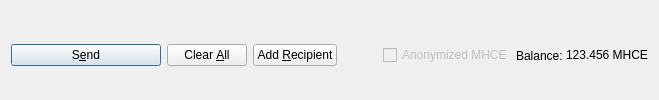
         <widget class="QFrame" name="frame_Send">
          <layout class="QHBoxLayout" name="horizontalLayout">
           <property name="bottomMargin">
            <number>0</number>
           </property>
           <item>
            <widget class="QPushButton" name="sendButton">
             <property name="minimumSize">
              <size>
               <width>150</width>
               <height>0</height>
              </size>
             </property>
             <property name="toolTip">
              <string>Confirm the send action</string>
             </property>
             <property name="text">
              <string>S&amp;end</string>
             </property>
             <property name="icon">
              <iconset resource="../mhce.qrc">
               <normaloff>:/icons/send</normaloff>:/icons/send</iconset>
             </property>
             <property name="autoDefault">
              <bool>false</bool>
             </property>
             <property name="default">
              <bool>true</bool>
             </property>
            </widget>
           </item>
           <item>
            <widget class="QPushButton" name="clearButton">
             <property name="sizePolicy">
              <sizepolicy hsizetype="Minimum" vsizetype="Fixed">
               <horstretch>0</horstretch>
               <verstretch>0</verstretch>
              </sizepolicy>
             </property>
             <property name="toolTip">
              <string>Clear all fields of the form.</string>
             </property>
             <property name="text">
              <string>Clear &amp;All</string>
             </property>
             <property name="icon">
              <iconset resource="../mhce.qrc">
               <normaloff>:/icons/remove</normaloff>:/icons/remove</iconset>
             </property>
             <property name="autoDefault">
              <bool>false</bool>
             </property>
            </widget>
           </item>
           <item>
            <widget class="QPushButton" name="addButton">
             <property name="toolTip">
              <string>Send to multiple recipients at once</string>
             </property>
             <property name="text">
              <string>Add &amp;Recipient</string>
             </property>
             <property name="icon">
              <iconset resource="../mhce.qrc">
               <normaloff>:/icons/add</normaloff>:/icons/add</iconset>
             </property>
             <property name="autoDefault">
              <bool>false</bool>
             </property>
            </widget>
           </item>
           <item>
            <spacer name="horizontalSpacer">
             <property name="orientation">
              <enum>Qt::Horizontal</enum>
             </property>
             <property name="sizeHint" stdset="0">
              <size>
               <width>40</width>
               <height>20</height>
              </size>
             </property>
            </spacer>
           </item>
           <item>
            <layout class="QHBoxLayout" name="horizontalLayout_2">
             <property name="spacing">
              <number>3</number>
             </property>
             <item>
              <widget class="QCheckBox" name="checkzmhce">
               <property name="enabled">
                <bool>false</bool>
               </property>
               <property name="text">
                <string>Anonymized MHCE</string>
               </property>
              </widget>
             </item>
             <item>
              <widget class="QLabel" name="label">
               <property name="text">
                <string>Balance:</string>
               </property>
              </widget>
             </item>
             <item>
              <widget class="QLabel" name="labelBalance">
               <property name="sizePolicy">
                <sizepolicy hsizetype="Preferred" vsizetype="Fixed">
                 <horstretch>0</horstretch>
                 <verstretch>0</verstretch>
                </sizepolicy>
               </property>
               <property name="cursor">
                <cursorShape>IBeamCursor</cursorShape>
               </property>
               <property name="text">
                <string notr="true">123.456 MHCE</string>
               </property>
               <property name="textInteractionFlags">
                <set>Qt::LinksAccessibleByMouse|Qt::TextSelectableByKeyboard|Qt::TextSelectableByMouse</set>
               </property>
              </widget>
             </item>
            </layout>
           </item>
          </layout>
         </widget>
